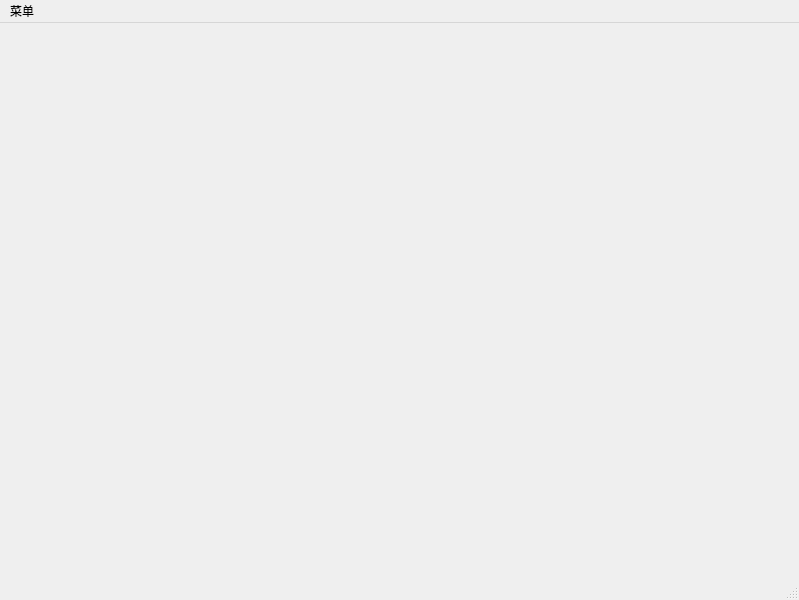
<?xml version="1.0" encoding="UTF-8"?>
<ui version="4.0">
 <class>MainWindow</class>
 <widget class="QMainWindow" name="MainWindow">
  <property name="geometry">
   <rect>
    <x>0</x>
    <y>0</y>
    <width>799</width>
    <height>600</height>
   </rect>
  </property>
  <property name="windowTitle">
   <string>MainWindow</string>
  </property>
  <widget class="QWidget" name="centralwidget"/>
  <widget class="QMenuBar" name="menubar">
   <property name="geometry">
    <rect>
     <x>0</x>
     <y>0</y>
     <width>799</width>
     <height>23</height>
    </rect>
   </property>
   <widget class="QMenu" name="menu">
    <property name="title">
     <string>菜单</string>
    </property>
    <widget class="QMenu" name="menu_2">
     <property name="title">
      <string>耳机</string>
     </property>
     <addaction name="actionni"/>
    </widget>
    <addaction name="menu_2"/>
    <addaction name="separator"/>
    <addaction name="actionermam"/>
   </widget>
   <addaction name="menu"/>
  </widget>
  <widget class="QStatusBar" name="statusbar"/>
  <action name="actionermam">
   <property name="text">
    <string>ermam </string>
   </property>
  </action>
  <action name="actionni">
   <property name="text">
    <string>ni</string>
   </property>
  </action>
 </widget>
 <resources/>
 <connections>
  <connection>
   <sender>menubar</sender>
   <signal>triggered(QAction*)</signal>
   <receiver>MainWindow</receiver>
   <slot>close()</slot>
   <hints>
    <hint type="sourcelabel">
     <x>21</x>
     <y>10</y>
    </hint>
    <hint type="destinationlabel">
     <x>77</x>
     <y>65</y>
    </hint>
   </hints>
  </connection>
  <connection>
   <sender>menubar</sender>
   <signal>triggered(QAction*)</signal>
   <receiver>MainWindow</receiver>
   <slot>hide()</slot>
   <hints>
    <hint type="sourcelabel">
     <x>16</x>
     <y>5</y>
    </hint>
    <hint type="destinationlabel">
     <x>79</x>
     <y>227</y>
    </hint>
   </hints>
  </connection>
 </connections>
</ui>
